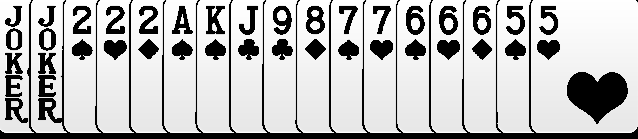
#> input picture handcard2.png, 638 x 139 px
$ python CardRecognition..py
#> lines starting #> are read from the running program, lines starting #| are printed output that depends on the picture; after the words box and inside, x2 and y2 are one past the last pixel; in counts of white or black regions, pixels touching at a corner belong together
#> further down, img is the input picture: shape (139, 638, 3); min 0, max 255, mean 187
import pytesseract as tess
import cv2


def recognize_text(img):
    gray = cv2.cvtColor(img[0:int(img.shape[0] / 3.4), :], cv2.COLOR_BGR2GRAY)
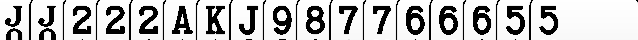
#> gray: shape (40, 638); min 0, max 255, mean 194.4
    ret, binnary = cv2.threshold(gray, 200, 255, cv2.THRESH_OTSU)
#> binnary: shape (40, 638); 77.5% white; 46 black regions (11 under 20 px), largest, box (x1, y1, x2, y2) and area: (406, 6, 425, 35) 323, (439, 6, 458, 35) 321, (306, 6, 325, 34) 320
#> ret = 0

    kerhel2 = cv2.getStructuringElement(cv2.MORPH_RECT, (3, 3))
    bin2 = cv2.morphologyEx(binnary, cv2.MORPH_CLOSE, kerhel2, iterations=1)
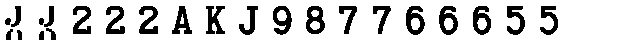
#> bin2: shape (40, 638); 81.5% white; 23 black regions, largest, box (x1, y1, x2, y2) and area: (406, 6, 425, 35) 322, (439, 6, 458, 35) 319, (306, 6, 325, 34) 318

    text = tess.image_to_string(bin2)

    print(text.replace(' ', ''))
    cv2.imshow("binary_img", bin2)
    cv2.waitKey()
    return text.replace(' ', '')


img = cv2.imread("handcard2.png")
recognize_text(img)
#> (the call stopped at in recognize_text, `text = tess.image_to_string(bin2)`: pytesseract is not available in this run)

$ run again, with handcard1.png copied over handcard2.png
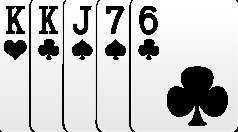
#> input picture handcard1.png, 238 x 132 px
#> img is the input picture: shape (132, 238, 3); min 0, max 255, mean 195.9
#> in recognize_text, `gray = cv2.cvtColor(img[0:int(img.shape[0] / 3.4), :], cv2.COLOR_BGR2G..`:
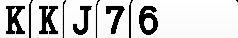
#> gray: shape (38, 238); min 0, max 255, mean 207
#> binnary: shape (38, 238); 82.5% white; 10 black regions (1 under 20 px), largest, box (x1, y1, x2, y2) and area: (139, 6, 158, 35) 322, (6, 6, 25, 34) 307, (39, 6, 58, 34) 302
#> ret = 0
#> in recognize_text, `bin2 = cv2.morphologyEx(binnary, cv2.MORPH_CLOSE, kerhel2, iterations=1)`:
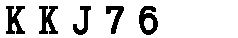
#> bin2: shape (38, 238); 85.1% white; 5 black regions, box (x1, y1, x2, y2) and area: (139, 6, 158, 35) 320, (6, 6, 25, 34) 304, (39, 6, 58, 34) 302, (106, 6, 124, 34) 214, (73, 6, 91, 35) 206
